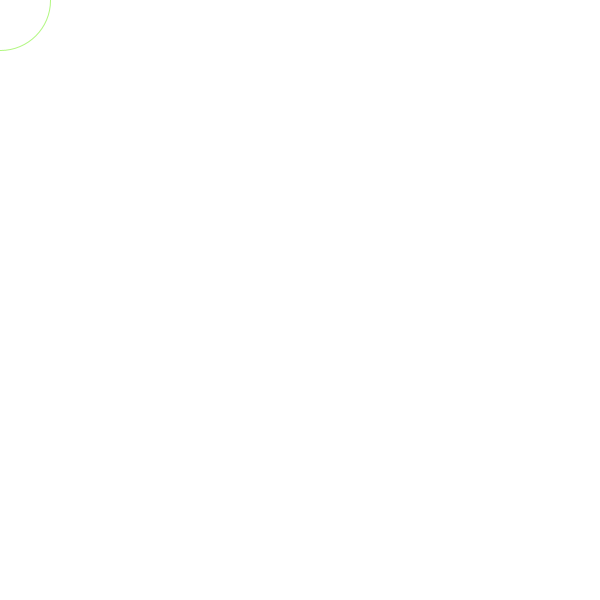
Frame 1 (no input)
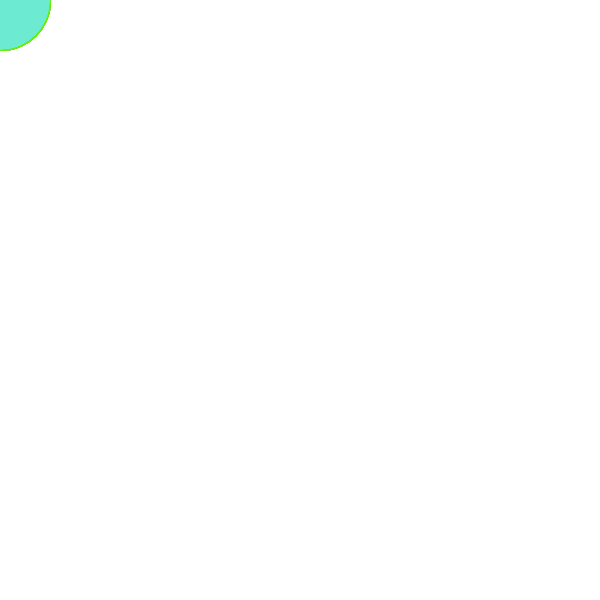
Frame 60 (the mouse pressed at the canvas centre just before this capture)
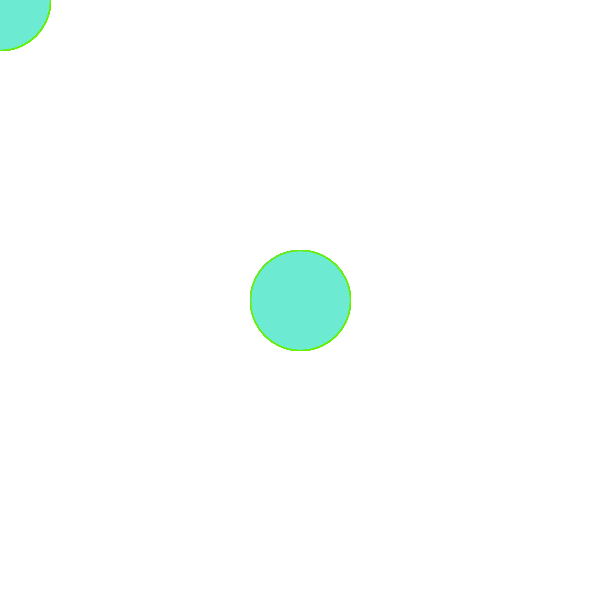
Frame 120 (the mouse held since frame 60 and released just before this capture)

The Processing sketch that drew these frames (run headless with seeded random() and noise(); from frame 60 on, the mouse is pressed at the canvas centre):

// Processing sketch: processing_84907
// ── processing_84907.pde

void setup (){
  size (600,600);
  background(255,255,255);
}

void draw(){
  stroke (100,240,2,128);
  ellipse(mouseX,mouseY,100,100);
  fill(100,233,210,20);

}
